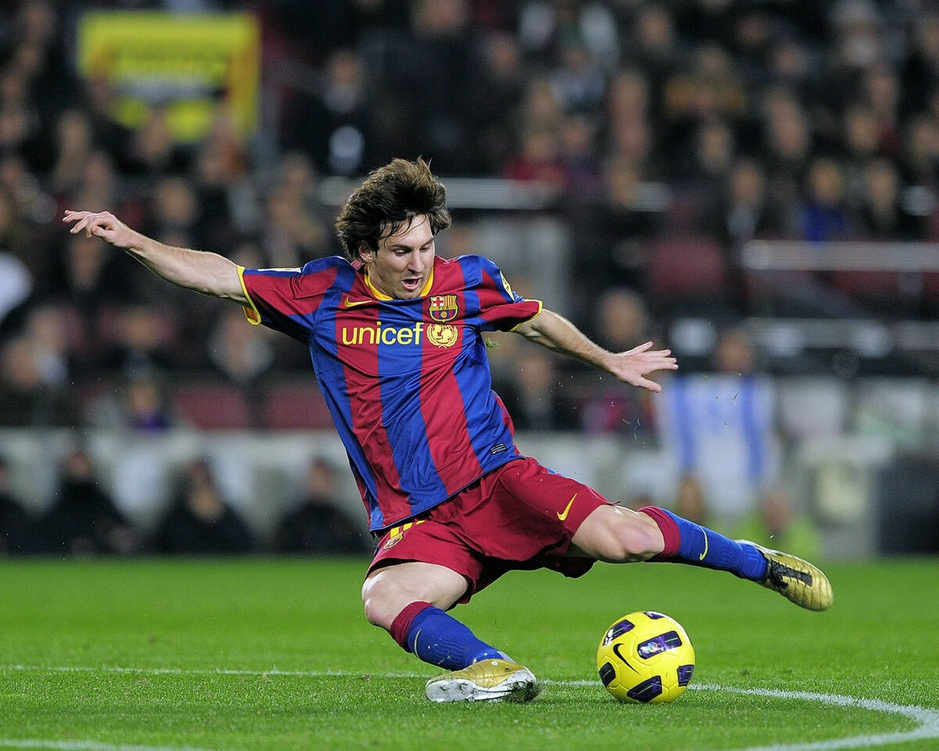
#> input picture OpenCV/3 Image Processing in OpenCV/11 - Image Transforms in OpenCV/messi5.jpg, 939 x 751 px, shrunk from 1200 x 960 before the run
$ python fourier_transforms_in_numpy.py
#> lines starting #> are read from the running program, lines starting #| are printed output that depends on the picture
import cv2 as cv
import numpy as np
from matplotlib import pyplot as plt

img = cv.imread('messi5.jpg', cv.IMREAD_GRAYSCALE)
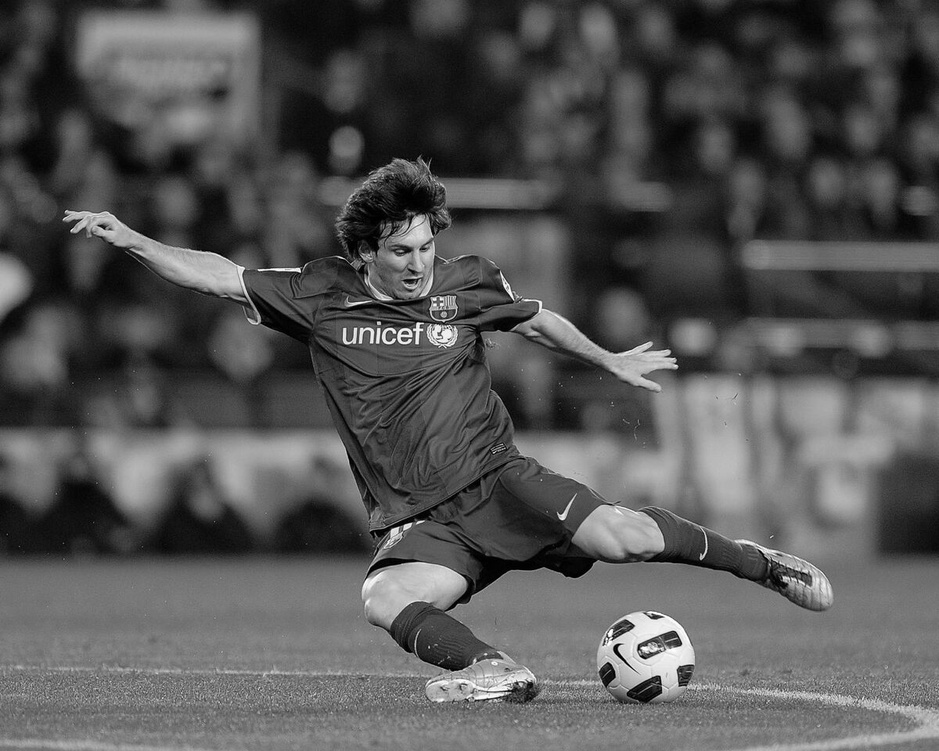
#> img: shape (751, 939); min 0, max 255, mean 84.6
assert img is not None, 'check os.path.exists(img)'
f = np.fft.fft2(img)
fshift = np.fft.fftshift(f)
magnitude_spectrum = 20*np.log(np.abs(fshift))
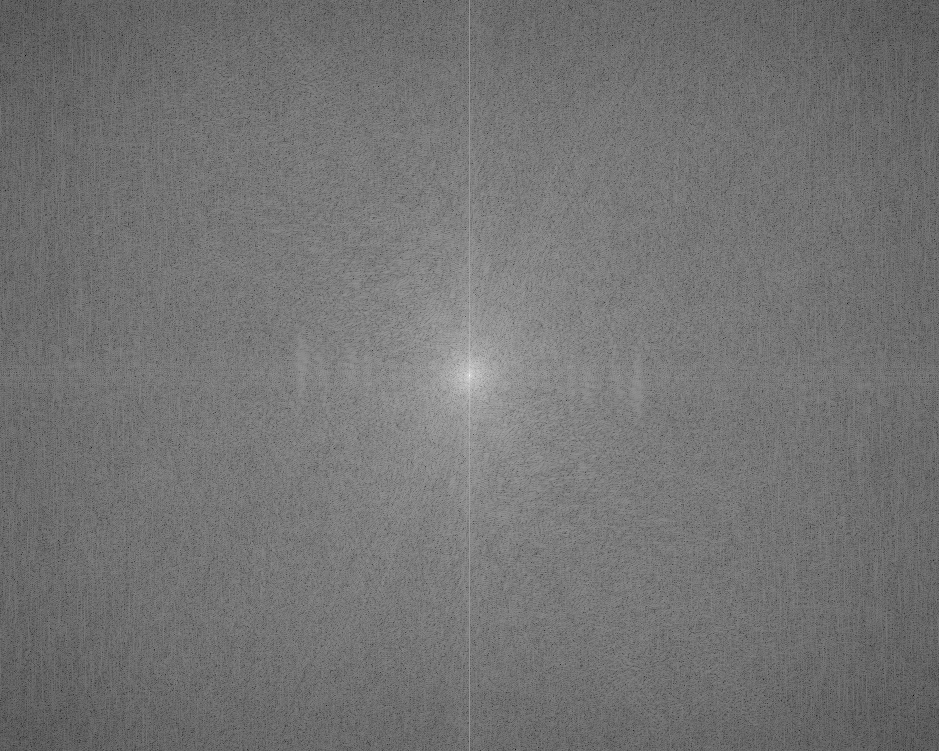
#> magnitude_spectrum: shape (751, 939) float64; min 14.61, max 358.1, mean 171; drawn with min black and max white

plt.subplot(121), plt.imshow(img, cmap = 'gray')
plt.title('Input Image'), plt.xticks([]), plt.yticks([])
plt.subplot(122),plt.imshow(magnitude_spectrum, cmap = 'gray')
plt.title('Magnitude Spectrum'), plt.xticks([]), plt.yticks([])
plt.show()
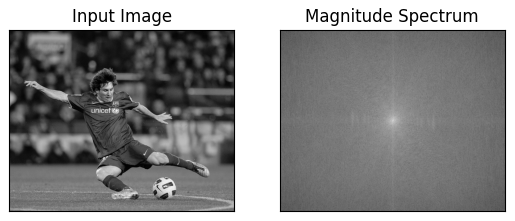
#> figure drawn by matplotlib, 2 panels
